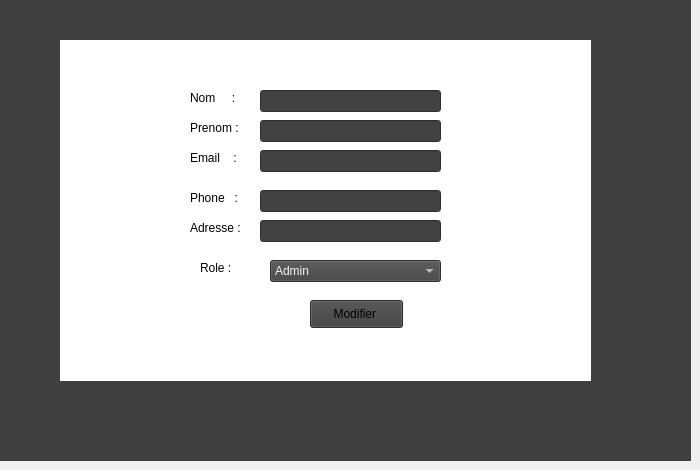
      <widget class="QWidget" name="tab_28">
       <attribute name="title">
        <string>Modifier</string>
       </attribute>
       <widget class="QLabel" name="label_113">
        <property name="geometry">
         <rect>
          <x>0</x>
          <y>0</y>
          <width>691</width>
          <height>461</height>
         </rect>
        </property>
        <property name="styleSheet">
         <string notr="true">background-color:rgb(63, 63, 63)</string>
        </property>
        <property name="text">
         <string/>
        </property>
       </widget>
       <widget class="QLabel" name="label_114">
        <property name="geometry">
         <rect>
          <x>60</x>
          <y>40</y>
          <width>531</width>
          <height>341</height>
         </rect>
        </property>
        <property name="styleSheet">
         <string notr="true">background-color: rgb(255, 255, 255);</string>
        </property>
        <property name="text">
         <string/>
        </property>
       </widget>
       <widget class="QLineEdit" name="lineEdit_34">
        <property name="geometry">
         <rect>
          <x>260</x>
          <y>150</y>
          <width>181</width>
          <height>22</height>
         </rect>
        </property>
        <property name="styleSheet">
         <string notr="true">background-color: rgb(66, 66, 66);</string>
        </property>
       </widget>
       <widget class="QLineEdit" name="lineEdit_35">
        <property name="geometry">
         <rect>
          <x>260</x>
          <y>120</y>
          <width>181</width>
          <height>22</height>
         </rect>
        </property>
        <property name="styleSheet">
         <string notr="true">background-color: rgb(66, 66, 66);</string>
        </property>
       </widget>
       <widget class="QPushButton" name="pushButton_55">
        <property name="geometry">
         <rect>
          <x>310</x>
          <y>300</y>
          <width>93</width>
          <height>28</height>
         </rect>
        </property>
        <property name="styleSheet">
         <string notr="true">background-color: rgb(63, 63, 63);</string>
        </property>
        <property name="text">
         <string>Modifier </string>
        </property>
       </widget>
       <widget class="QLineEdit" name="lineEdit_36">
        <property name="geometry">
         <rect>
          <x>260</x>
          <y>90</y>
          <width>181</width>
          <height>22</height>
         </rect>
        </property>
        <property name="styleSheet">
         <string notr="true">background-color: rgb(66, 66, 66);</string>
        </property>
       </widget>
       <widget class="QLineEdit" name="lineEdit_37">
        <property name="geometry">
         <rect>
          <x>260</x>
          <y>220</y>
          <width>181</width>
          <height>22</height>
         </rect>
        </property>
        <property name="styleSheet">
         <string notr="true">background-color: rgb(66, 66, 66);</string>
        </property>
       </widget>
       <widget class="QComboBox" name="comboBox_9">
        <property name="geometry">
         <rect>
          <x>270</x>
          <y>260</y>
          <width>171</width>
          <height>22</height>
         </rect>
        </property>
        <property name="styleSheet">
         <string notr="true">background-color: rgb(66, 66, 66);
color: rgb(243, 243, 243);</string>
        </property>
        <item>
         <property name="text">
          <string>Admin</string>
         </property>
        </item>
        <item>
         <property name="text">
          <string>Ingenieure son</string>
         </property>
        </item>
        <item>
         <property name="text">
          <string>Animateur</string>
         </property>
        </item>
       </widget>
       <widget class="QLineEdit" name="lineEdit_38">
        <property name="geometry">
         <rect>
          <x>260</x>
          <y>190</y>
          <width>181</width>
          <height>22</height>
         </rect>
        </property>
        <property name="styleSheet">
         <string notr="true">background-color: rgb(66, 66, 66);</string>
        </property>
       </widget>
       <widget class="QLabel" name="label_119">
        <property name="geometry">
         <rect>
          <x>190</x>
          <y>90</y>
          <width>56</width>
          <height>16</height>
         </rect>
        </property>
        <property name="styleSheet">
         <string notr="true"/>
        </property>
        <property name="text">
         <string>Nom     :</string>
        </property>
       </widget>
       <widget class="QLabel" name="label_117">
        <property name="geometry">
         <rect>
          <x>200</x>
          <y>260</y>
          <width>56</width>
          <height>16</height>
         </rect>
        </property>
        <property name="text">
         <string>Role :</string>
        </property>
       </widget>
       <widget class="QLabel" name="label_118">
        <property name="geometry">
         <rect>
          <x>190</x>
          <y>220</y>
          <width>81</width>
          <height>16</height>
         </rect>
        </property>
        <property name="text">
         <string>Adresse :</string>
        </property>
       </widget>
       <widget class="QLabel" name="label_116">
        <property name="geometry">
         <rect>
          <x>190</x>
          <y>150</y>
          <width>56</width>
          <height>16</height>
         </rect>
        </property>
        <property name="text">
         <string>Email    :</string>
        </property>
       </widget>
       <widget class="QLabel" name="label_115">
        <property name="geometry">
         <rect>
          <x>190</x>
          <y>190</y>
          <width>61</width>
          <height>16</height>
         </rect>
        </property>
        <property name="text">
         <string>Phone   :</string>
        </property>
       </widget>
       <widget class="QLabel" name="label_120">
        <property name="geometry">
         <rect>
          <x>190</x>
          <y>120</y>
          <width>56</width>
          <height>16</height>
         </rect>
        </property>
        <property name="text">
         <string>Prenom :</string>
        </property>
       </widget>
      </widget>
